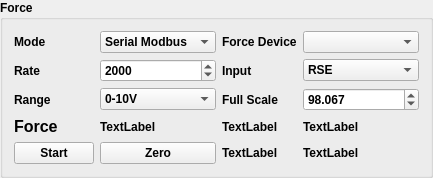
            <widget class="QGroupBox" name="groupBox_4">
             <property name="sizePolicy">
              <sizepolicy hsizetype="Preferred" vsizetype="Preferred">
               <horstretch>0</horstretch>
               <verstretch>1</verstretch>
              </sizepolicy>
             </property>
             <property name="maximumSize">
              <size>
               <width>16777215</width>
               <height>260</height>
              </size>
             </property>
             <property name="font">
              <font>
               <pointsize>9</pointsize>
               <weight>75</weight>
               <bold>true</bold>
              </font>
             </property>
             <property name="title">
             <string>Force</string>
             </property>
             <layout class="QGridLayout" name="gridLayout_6">
              <item row="0" column="0">
               <widget class="QLabel" name="forceModeLabel">
                <property name="text">
                 <string>Mode</string>
                </property>
               </widget>
              </item>
              <item row="0" column="1">
               <widget class="QComboBox" name="forceModeComboBox">
                <item>
                 <property name="text">
                  <string>Serial Modbus</string>
                 </property>
                </item>
                <item>
                 <property name="text">
                  <string>Analog Voltage</string>
                 </property>
                </item>
               </widget>
              </item>
              <item row="0" column="2">
               <widget class="QLabel" name="forceDeviceLabel">
                <property name="text">
                 <string>Force Device</string>
                </property>
               </widget>
              </item>
              <item row="0" column="3">
               <widget class="QComboBox" name="forceDeviceComboBox"/>
              </item>
              <item row="1" column="0">
               <widget class="QLabel" name="forceSampleRateLabel">
                <property name="text">
                 <string>Rate</string>
                </property>
               </widget>
              </item>
              <item row="1" column="1">
               <widget class="QSpinBox" name="forceSampleRateSpinBox">
                <property name="minimum">
                 <number>1</number>
                </property>
                <property name="maximum">
                 <number>48000</number>
                </property>
                <property name="value">
                 <number>2000</number>
                </property>
               </widget>
              </item>
              <item row="1" column="2">
               <widget class="QLabel" name="forceTerminalConfigLabel">
                <property name="text">
                 <string>Input</string>
                </property>
               </widget>
              </item>
              <item row="1" column="3">
               <widget class="QComboBox" name="forceTerminalConfigComboBox">
                <item>
                 <property name="text">
                  <string>RSE</string>
                 </property>
                </item>
                <item>
                 <property name="text">
                  <string>NRSE</string>
                 </property>
                </item>
                <item>
                 <property name="text">
                  <string>DIFFERENTIAL</string>
                 </property>
                </item>
               </widget>
              </item>
              <item row="2" column="0">
               <widget class="QLabel" name="forceVoltageRangeLabel">
                <property name="text">
                 <string>Range</string>
                </property>
               </widget>
              </item>
              <item row="2" column="1">
               <widget class="QComboBox" name="forceVoltageRangeComboBox">
                <item>
                 <property name="text">
                  <string>0-10V</string>
                 </property>
                </item>
                <item>
                 <property name="text">
                  <string>0-5V</string>
                 </property>
                </item>
                <item>
                 <property name="text">
                  <string>-10-10V</string>
                 </property>
                </item>
                <item>
                 <property name="text">
                  <string>-5-5V</string>
                 </property>
                </item>
               </widget>
              </item>
              <item row="2" column="2">
               <widget class="QLabel" name="forceFullScaleLabel">
                <property name="text">
                 <string>Full Scale</string>
                </property>
               </widget>
              </item>
              <item row="2" column="3">
               <widget class="QDoubleSpinBox" name="forceFullScaleSpinBox">
                <property name="decimals">
                 <number>3</number>
                </property>
                <property name="minimum">
                 <double>0.001000000000000</double>
                </property>
                <property name="maximum">
                 <double>1000000.000000000000000</double>
                </property>
                <property name="value">
                 <double>98.066500000000005</double>
                </property>
               </widget>
              </item>
              <item row="5" column="2">
               <widget class="QLabel" name="Force2_Label">
                <property name="font">
                 <font>
                  <pointsize>9</pointsize>
                 </font>
                </property>
                <property name="text">
                 <string>TextLabel</string>
                </property>
               </widget>
              </item>
              <item row="4" column="0">
               <widget class="QLabel" name="label_11">
                <property name="font">
                 <font>
                  <pointsize>12</pointsize>
                 </font>
                </property>
                <property name="text">
                 <string>Force</string>
                </property>
               </widget>
              </item>
              <item row="4" column="2">
               <widget class="QLabel" name="Force1_Label">
                <property name="font">
                 <font>
                  <pointsize>9</pointsize>
                 </font>
                </property>
                <property name="text">
                 <string>TextLabel</string>
                </property>
               </widget>
              </item>
              <item row="4" column="1">
               <widget class="QLabel" name="totalForceLabel">
                <property name="font">
                 <font>
                  <pointsize>9</pointsize>
                 </font>
                </property>
                <property name="text">
                 <string>TextLabel</string>
                </property>
               </widget>
              </item>
              <item row="4" column="3">
               <widget class="QLabel" name="Force3_Label">
                <property name="font">
                 <font>
                  <pointsize>9</pointsize>
                 </font>
                </property>
                <property name="text">
                 <string>TextLabel</string>
                </property>
               </widget>
              </item>
              <item row="5" column="3">
               <widget class="QLabel" name="Force4_Label">
                <property name="font">
                 <font>
                  <pointsize>9</pointsize>
                 </font>
                </property>
                <property name="text">
                 <string>TextLabel</string>
                </property>
               </widget>
              </item>
              <item row="5" column="0">
               <widget class="QPushButton" name="forceStartButton">
                <property name="text">
                 <string>Start</string>
                </property>
               </widget>
              </item>
              <item row="5" column="1">
               <widget class="QPushButton" name="forceZeroButton">
                <property name="text">
                 <string>Zero</string>
                </property>
               </widget>
              </item>
             </layout>
            </widget>
